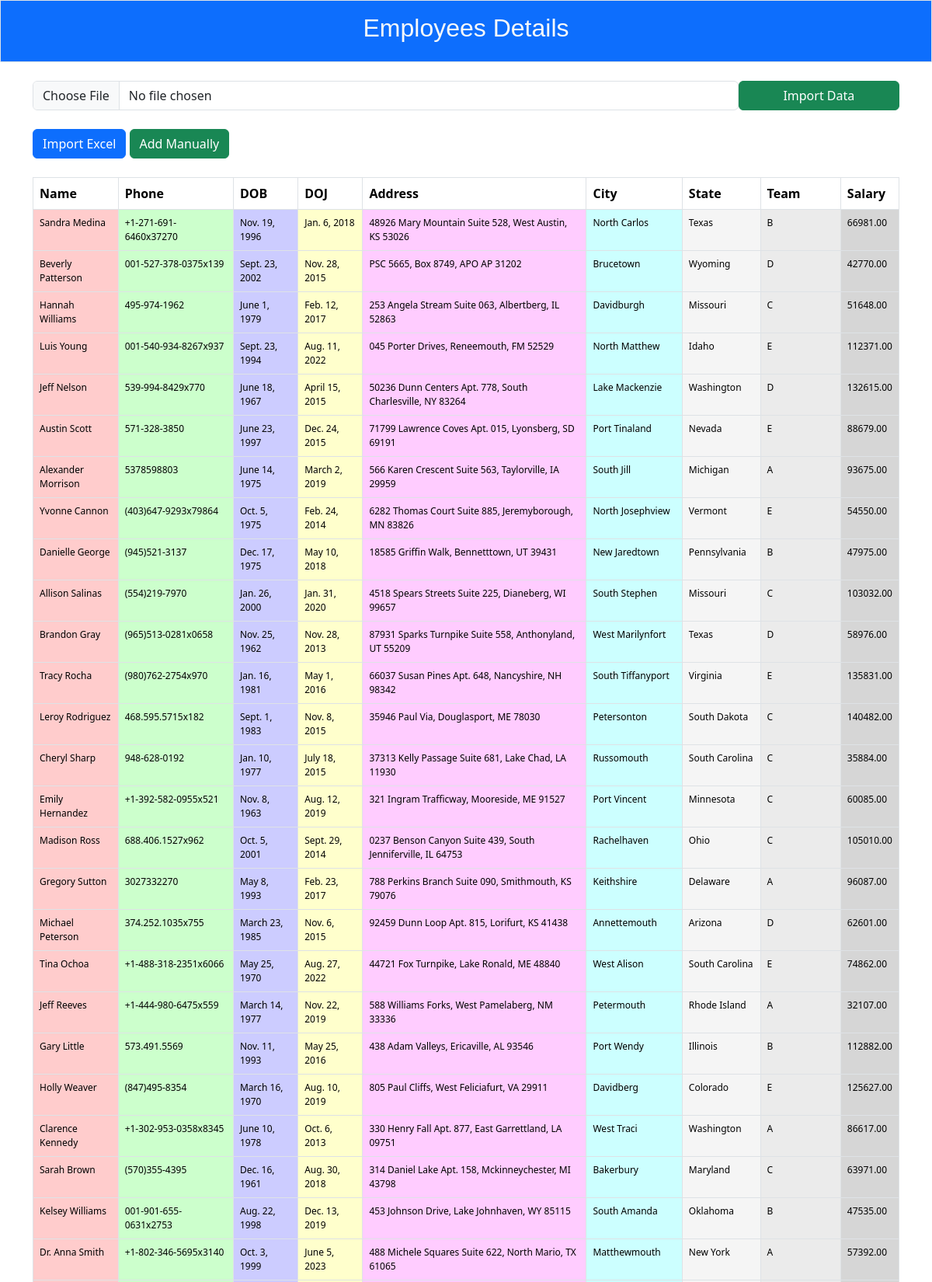
The page / (upper part) on the database its author committed.
### firstapp/models.py (models this page shows)
class Employee(models.Model):
    phone_regex = RegexValidator(
        regex=r'^\+?\d{10,15}$',
        message="Phone number must be entered in the format: '+919999999999'. Up to 15 digits allowed."
    )
    def validate_dob(value):
        if value.year < 1950:
            raise ValidationError("Invalid date of birth. Year must be greater than or equal to 1950.")
        if value.year > 2005:
            raise ValidationError("Invalid date of birth. Year must be less than 2005")
    name = models.CharField(max_length=100, unique=True)
    phone = models.CharField(validators=[phone_regex], max_length=15, unique=True)
    dob = models.DateField(validators=[validate_dob])
    doj = models.DateField()
    address = models.CharField(max_length=250)
    city = models.CharField(max_length=25)
    state = models.CharField(max_length=25)
    team = models.CharField(max_length=100)
    salary = models.DecimalField(max_digits=8, decimal_places=2)
    created_at = models.DateTimeField(auto_now_add=True)
    updated_at = models.DateTimeField(auto_now=True)
    class Meta:
        unique_together = ['name', 'phone']

### firstapp/views.py (the view, shortened to what this page needs)
# urls.py: path('', EmployeeListView.as_view(), name='employee_list'),
class EmployeeListView(View):
    def get(self, request):
        form = EmployeeForm()
        employees = Employee.objects.all()
        return render(request, 'employees.html', {'form': form, 'employees': employees})

### firstapp/forms.py
class EmployeeForm(forms.ModelForm):
    class Meta:
        model = Employee
        exclude = ['created_at', 'updated_at']
        widgets = {
            'name': forms.TextInput(attrs={'class': 'form-control'}),
            'phone': forms.TextInput(attrs={'class': 'form-control'}),
            'dob': forms.DateInput(attrs={'class': 'form-control'}),
            'doj': forms.DateInput(attrs={'class': 'form-control'}),
            'address': forms.TextInput(attrs={'class': 'form-control'}),
            'city': forms.TextInput(attrs={'class': 'form-control'}),
            'state': forms.TextInput(attrs={'class': 'form-control'}),
            'team': forms.TextInput(attrs={'class': 'form-control'}),
            'salary': forms.NumberInput(attrs={'class': 'form-control'}),
        }

### firstapp/templates/employees.html (shortened to what this page needs)
{% extends 'base.html' %}
{% load static %}
{% block content %}
<div class="container">
    <div class="row">
        <div>
            <form id="fileUploadForm" class='col-md-12 mt-4 d-flex justify-content-start' method="POST" action="" enctype="multipart/form-data"  style="display: none;">
                <input type="file" class="form-control" id="fileInput" name="files" accept=".xlsx">
                <button type="submit" name="excel_form_submit" class="btn btn-success text-center" style="width:250px;">Import Data</button>
            </form>
        </div>
        <div class="col-md-8 mt-4">
            <button id="fileUploadBtn" class="btn btn-primary">Import Excel</button>
            <button id="manualEntryBtn" class="btn btn-success">Add Manually</button>
        </div>
    </div>
</div>
<div class="container mt-4">
    <table class="table table-bordered" >
        <thead class="thead-dark">
            <tr>
                <th>Name</th>
                <th>Phone</th>
                <th>DOB</th>
                <th>DOJ</th>
                <th>Address</th>
                <th>City</th>
                <th>State</th>
                <th>Team</th>
                <th>Salary</th>
            </tr>
        </thead>
        <tbody>
            {% for employee in employees %}
            <tr style="font-size: 12px;">
                <td style="background-color: #ffcccc;">{{ employee.name }}</td>
                <td style="background-color: #ccffcc;">{{ employee.phone }}</td>
                <td style="background-color: #ccccff;">{{ employee.dob }}</td>
                <td style="background-color: #ffffcc;">{{ employee.doj }}</td>
                <td style="background-color: #ffccff;">{{ employee.address }}</td>
                <td style="background-color: #ccffff;">{{ employee.city }}</td>
                <td style="background-color: #f5f5f5;">{{ employee.state }}</td>
                <td style="background-color: #ebebeb;">{{ employee.team }}</td>
                <td style="background-color: #d6d6d6;">{{ employee.salary }}</td>
            </tr>
            {% endfor %}
        </tbody>
    </table>
</div>
{% endblock content %}

### template/base.html (shortened to what this page needs)
{% load static %}
<!DOCTYPE html>
<html lang="en">
  <head>
    {% load bootstrap5 %}
  {% bootstrap_css %}
  </head>
  <body>
    <header class="p-3 bg-primary text-white border">
      <div class="container container-fluid text-center">
          <div>
              <h2 class="text-light font-weight-bold" style="font-family: 'Arial', sans-serif;">Employees Details</h2>
          </div>
      </div>
  </header>
    <main>
    {% block content %}
    {% endblock content %}
    </main>
  </body>
</html>

### rows shown on the page
Employee: name "Sandra Medina", phone "+1-271-691-6460x37270", dob "Nov. 19, 1996", doj "Jan. 6, 2018", address "48926 Mary Mountain Suite 528, West Austin, KS 53026", city "North Carlos", state "Texas", team "B", salary "66981.00"
Employee: name "Beverly Patterson", phone "001-527-378-0375x139", dob "Sept. 23, 2002", doj "Nov. 28, 2015", address "PSC 5665, Box 8749, APO AP 31202", city "Brucetown", state "Wyoming", team "D", salary "42770.00"
Employee: name "Hannah Williams", phone "495-974-1962", dob "June 1, 1979", doj "Feb. 12, 2017", address "253 Angela Stream Suite 063, Albertberg, IL 52863", city "Davidburgh", state "Missouri", team "C", salary "51648.00"
Employee: name "Luis Young", phone "001-540-934-8267x937", dob "Sept. 23, 1994", doj "Aug. 11, 2022", address "045 Porter Drives, Reneemouth, FM 52529", city "North Matthew", state "Idaho", team "E", salary "112371.00"
Employee: name "Jeff Nelson", phone "539-994-8429x770", dob "June 18, 1967", doj "April 15, 2015", address "50236 Dunn Centers Apt. 778, South Charlesville, NY 83264", city "Lake Mackenzie", state "Washington", team "D", salary "132615.00"
Employee: name "Austin Scott", phone "571-328-3850", dob "June 23, 1997", doj "Dec. 24, 2015", address "71799 Lawrence Coves Apt. 015, Lyonsberg, SD 69191", city "Port Tinaland", state "Nevada", team "E", salary "88679.00"
Employee: name "Alexander Morrison", phone "5378598803", dob "June 14, 1975", doj "March 2, 2019", address "566 Karen Crescent Suite 563, Taylorville, IA 29959", city "South Jill", state "Michigan", team "A", salary "93675.00"
Employee: name "Yvonne Cannon", phone "(403)647-9293x79864", dob "Oct. 5, 1975", doj "Feb. 24, 2014", address "6282 Thomas Court Suite 885, Jeremyborough, MN 83826", city "North Josephview", state "Vermont", team "E", salary "54550.00"
Employee: name "Danielle George", phone "(945)521-3137", dob "Dec. 17, 1975", doj "May 10, 2018", address "18585 Griffin Walk, Bennetttown, UT 39431", city "New Jaredtown", state "Pennsylvania", team "B", salary "47975.00"
Employee: name "Allison Salinas", phone "(554)219-7970", dob "Jan. 26, 2000", doj "Jan. 31, 2020", address "4518 Spears Streets Suite 225, Dianeberg, WI 99657", city "South Stephen", state "Missouri", team "C", salary "103032.00"
Employee: name "Brandon Gray", phone "(965)513-0281x0658", dob "Nov. 25, 1962", doj "Nov. 28, 2013", address "87931 Sparks Turnpike Suite 558, Anthonyland, UT 55209", city "West Marilynfort", state "Texas", team "D", salary "58976.00"
Employee: name "Tracy Rocha", phone "(980)762-2754x970", dob "Jan. 16, 1981", doj "May 1, 2016", address "66037 Susan Pines Apt. 648, Nancyshire, NH 98342", city "South Tiffanyport", state "Virginia", team "E", salary "135831.00"
Employee: name "Leroy Rodriguez", phone "468.595.5715x182", dob "Sept. 1, 1983", doj "Nov. 8, 2015", address "35946 Paul Via, Douglasport, ME 78030", city "Petersonton", state "South Dakota", team "C", salary "140482.00"
Employee: name "Cheryl Sharp", phone "948-628-0192", dob "Jan. 10, 1977", doj "July 18, 2015", address "37313 Kelly Passage Suite 681, Lake Chad, LA 11930", city "Russomouth", state "South Carolina", team "C", salary "35884.00"
Employee: name "Emily Hernandez", phone "+1-392-582-0955x521", dob "Nov. 8, 1963", doj "Aug. 12, 2019", address "321 Ingram Trafficway, Mooreside, ME 91527", city "Port Vincent", state "Minnesota", team "C", salary "60085.00"
Employee: name "Madison Ross", phone "688.406.1527x962", dob "Oct. 5, 2001", doj "Sept. 29, 2014", address "0237 Benson Canyon Suite 439, South Jenniferville, IL 64753", city "Rachelhaven", state "Ohio", team "C", salary "105010.00"
Employee: name "Gregory Sutton", phone "3027332270", dob "May 8, 1993", doj "Feb. 23, 2017", address "788 Perkins Branch Suite 090, Smithmouth, KS 79076", city "Keithshire", state "Delaware", team "A", salary "96087.00"
Employee: name "Michael Peterson", phone "374.252.1035x755", dob "March 23, 1985", doj "Nov. 6, 2015", address "92459 Dunn Loop Apt. 815, Lorifurt, KS 41438", city "Annettemouth", state "Arizona", team "D", salary "62601.00"
Employee: name "Tina Ochoa", phone "+1-488-318-2351x6066", dob "May 25, 1970", doj "Aug. 27, 2022", address "44721 Fox Turnpike, Lake Ronald, ME 48840", city "West Alison", state "South Carolina", team "E", salary "74862.00"
Employee: name "Jeff Reeves", phone "+1-444-980-6475x559", dob "March 14, 1977", doj "Nov. 22, 2019", address "588 Williams Forks, West Pamelaberg, NM 33336", city "Petermouth", state "Rhode Island", team "A", salary "32107.00"
Employee: name "Gary Little", phone "573.491.5569", dob "Nov. 11, 1993", doj "May 25, 2016", address "438 Adam Valleys, Ericaville, AL 93546", city "Port Wendy", state "Illinois", team "B", salary "112882.00"
Employee: name "Holly Weaver", phone "(847)495-8354", dob "March 16, 1970", doj "Aug. 10, 2019", address "805 Paul Cliffs, West Feliciafurt, VA 29911", city "Davidberg", state "Colorado", team "E", salary "125627.00"
Employee: name "Clarence Kennedy", phone "+1-302-953-0358x8345", dob "June 10, 1978", doj "Oct. 6, 2013", address "330 Henry Fall Apt. 877, East Garrettland, LA 09751", city "West Traci", state "Washington", team "A", salary "86617.00"
Employee: name "Sarah Brown", phone "(570)355-4395", dob "Dec. 16, 1961", doj "Aug. 30, 2018", address "314 Daniel Lake Apt. 158, Mckinneychester, MI 43798", city "Bakerbury", state "Maryland", team "C", salary "63971.00"
Employee: name "Kelsey Williams", phone "001-901-655-0631x2753", dob "Aug. 22, 1998", doj "Dec. 13, 2019", address "453 Johnson Drive, Lake Johnhaven, WY 85115", city "South Amanda", state "Oklahoma", team "B", salary "47535.00"
Employee: name "Dr. Anna Smith", phone "+1-802-346-5695x3140", dob "Oct. 3, 1999", doj "June 5, 2023", address "488 Michele Squares Suite 622, North Mario, TX 61065", city "Matthewmouth", state "New York", team "A", salary "57392.00"
